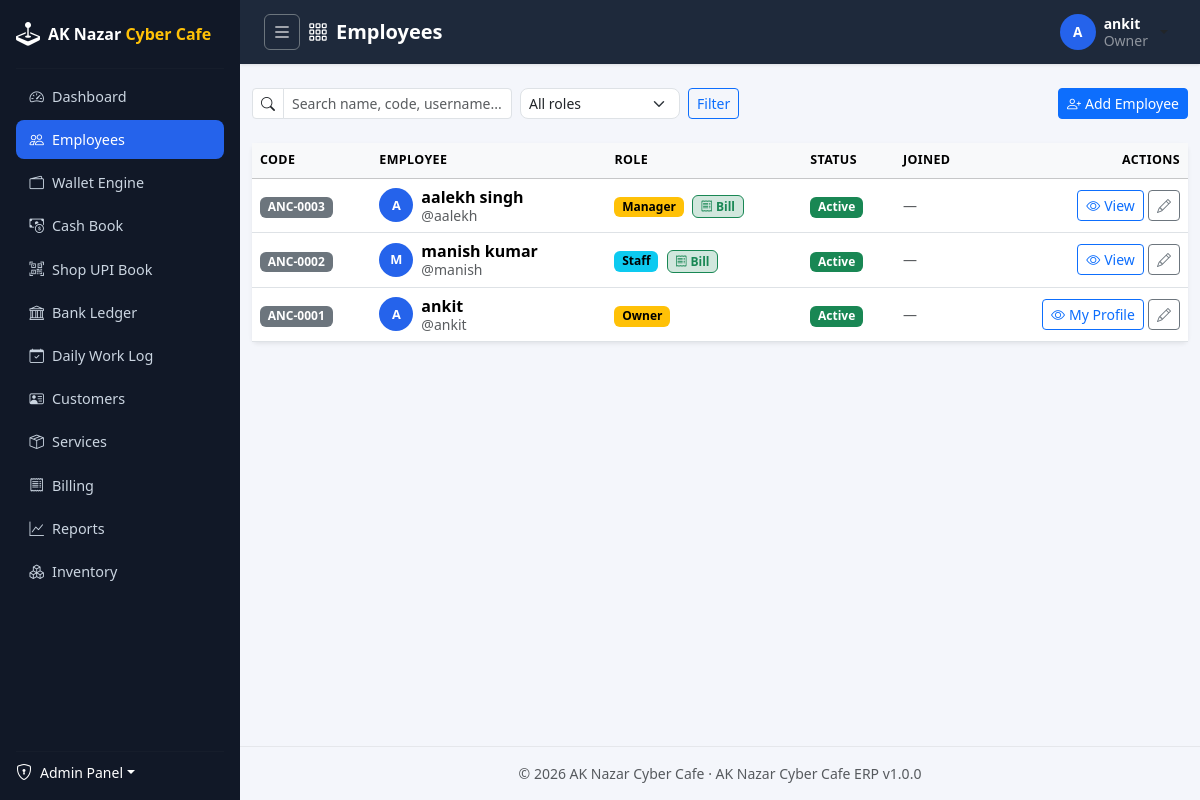
Screenshot of /employees/ (signed in) with the database file from the repository.
### apps/accounts/models/user.py (models this page shows, shortened)
class User(BaseModel, AbstractBaseUser, PermissionsMixin):
    username = models.CharField(max_length=150, unique=True, db_index=True)
    email = models.EmailField(unique=True, null=True, blank=True, db_index=True)
    phone = models.CharField(max_length=15, unique=True, null=True, blank=True)
    first_name = models.CharField(max_length=100, blank=True)
    last_name = models.CharField(max_length=100, blank=True)
    is_staff = models.BooleanField(default=False)
    date_joined = models.DateTimeField(auto_now_add=True)
    objects = UserManager()
    USERNAME_FIELD = "username"
    REQUIRED_FIELDS = []
    class Meta:
        ordering = ["-date_joined"]
        verbose_name = "User"
        verbose_name_plural = "Users"
    def get_full_name(self):
        full_name = " ".join(part for part in (self.first_name, self.last_name) if part).strip()
        return full_name or self.username
    def get_short_name(self):
        return self.first_name or self.username

### apps/employees/models/employee.py (models this page shows, shortened)
class Employee(BaseModel):
    user = models.OneToOneField(
        settings.AUTH_USER_MODEL,
        on_delete=models.CASCADE,
        related_name="employee",
        help_text="Login account this employee profile belongs to.",
    )
    employee_code = models.CharField(max_length=20, unique=True, editable=False, db_index=True)
    full_name = models.CharField(max_length=150)
    role = models.CharField(max_length=30, choices=Role.choices, default=Role.STAFF, db_index=True)
    status = models.CharField(
        max_length=30,
        choices=EmploymentStatus.choices,
        default=EmploymentStatus.ACTIVE,
        db_index=True,
    )
    gender = models.CharField(max_length=10, choices=Gender.choices, blank=True)
    date_of_birth = models.DateField(null=True, blank=True)
    date_of_joining = models.DateField(null=True, blank=True)
    personal_phone = models.CharField(max_length=15, blank=True)
    personal_email = models.EmailField(blank=True)
    emergency_contact_name = models.CharField(max_length=150, blank=True)
    emergency_contact_phone = models.CharField(max_length=15, blank=True)
    address_line = models.CharField(max_length=255, blank=True)
    city = models.CharField(max_length=100, blank=True)
    state = models.CharField(max_length=100, blank=True)
    pincode = models.CharField(max_length=10, blank=True)
    id_proof_type = models.CharField(max_length=20, choices=IdProofType.choices, blank=True)
    id_proof_number = models.CharField(max_length=50, blank=True)
    photo = models.ImageField(upload_to="employees/photos/", blank=True, null=True)
    notes = models.TextField(blank=True)
    hourly_rate = money_field(default=0, blank=True)
    can_create_bills = models.BooleanField(
        default=False,
        db_index=True,
        help_text="Grant counter billing & invoice creation access regardless of base role.",
    )
    can_manage_topup = models.BooleanField(
        default=False,
        db_index=True,
        help_text="Grant permission to perform wallet top-ups and owner cash deposit/withdrawal.",
    )
    can_collect_personal_upi = models.BooleanField(
        default=False,
        db_index=True,
        help_text="Allow staff to collect payments into their personal Staff UPI/Wallet during rush hours.",
    )
    can_record_expenses = models.BooleanField(
        default=False,
        db_index=True,
        help_text="Allow staff to record shop expenses from counter float or shop bank account.",
    )
    can_view_shop_finance = models.BooleanField(
        default=False,
        db_index=True,
        help_text="Allow staff to view Entire Shop Main Galla & Shop UPI Book.",
    )
    can_manage_permissions = models.BooleanField(
        default=False,
        db_index=True,
        help_text="Grant permission to assign and modify permissions for other employees.",
    )
    can_manage_customer_credit = models.BooleanField(
        default=False,
        db_index=True,
        help_text="Grant permission to set and modify customer credit limits.",
    )
    class Meta:
        ordering = ["-created_at"]
        verbose_name = "Employee"
        verbose_name_plural = "Employees"
        indexes = [
            models.Index(fields=["role", "status"]),
        ]
    @property
    def is_supervisor(self) -> bool:
        return self.role in (Role.OWNER, Role.MANAGER)

### apps/employees/views/employee.py (the view)
# urls.py: path("", employee_views.EmployeeListView.as_view(), name="list"),
class EmployeeListView(LoginRequiredMixin, PermissionRequiredMixin, ListView):
    permission_required = "employees.view_employee"
    template_name = "employees/employee_list.html"
    context_object_name = "employees"
    paginate_by = 20
    def get_queryset(self):
        queryset = EmployeeSelector.list_active()
        search = self.request.GET.get("q", "").strip()
        role = self.request.GET.get("role", "").strip()
        if search:
            queryset = queryset.filter(
                Q(full_name__icontains=search)
                | Q(employee_code__icontains=search)
                | Q(user__username__icontains=search)
            )
        if role and role in Role.values:
            queryset = queryset.filter(role=role)
        return queryset
    def get_context_data(self, **kwargs):
        context = super().get_context_data(**kwargs)
        context["page_title"] = "Employees"
        context["roles"] = Role.choices
        context["q"] = self.request.GET.get("q", "")
        context["selected_role"] = self.request.GET.get("role", "")
        context["can_view_all_profiles"] = user_can_view_all_profiles(self.request.user)
        context["can_manage_permissions"] = user_can_manage_permissions(self.request.user)
        return context

### apps/common/context_processors.py (called while the page is built)
def erp_context(request):
    return {
        "ERP_APP_NAME": settings.ERP_APP_NAME,
        "ERP_APP_VERSION": settings.ERP_APP_VERSION,
        "ERP_COMPANY_NAME": settings.ERP_COMPANY_NAME,
        "ERP_COMPANY_ADDRESS": settings.ERP_COMPANY_ADDRESS,
    }

### apps/common/managers.py (called while the page is built)
    def get_queryset(self):
        return super().get_queryset().filter(deleted_at__isnull=True)

### apps/employees/selectors/employee_selector.py (called while the page is built)
    @staticmethod
    def list_active():
        return Employee.objects.select_related("user").order_by("-created_at")

### apps/employees/services/role_service.py (called while the page is built, shortened)
def user_can_view_all_profiles(user) -> bool:
    if not user or not getattr(user, "is_authenticated", False):
        return False
    if getattr(user, "is_superuser", False):
        return True
    employee = getattr(user, "employee", None)
    if employee and employee.role in (Role.OWNER, Role.MANAGER, Role.ACCOUNTANT):
        return True
    return user.has_perm("employees.change_employee") or user.has_perm("employees.delete_employee")

def user_can_manage_permissions(user) -> bool:
    if not user or not getattr(user, "is_authenticated", False):
        return False
    if getattr(user, "is_superuser", False):
        return True

### templates/employees/employee_list.html (shortened to what this page needs)
{% extends "base.html" %}
{% block content %}
<div class="d-flex flex-wrap align-items-center justify-content-between gap-2 mb-4">
    <div class="d-flex gap-2 flex-wrap">
        <form method="get" class="d-flex gap-2 flex-wrap">
            <div class="input-group input-group-sm" style="width: 260px;">
                <span class="input-group-text bg-white"><i class="bi bi-search"></i></span>
                <input type="text" name="q" value="{{ q }}" class="form-control" placeholder="Search name, code, username...">
            </div>
            <select name="role" class="form-select form-select-sm" style="width: 160px;">
                <option value="">All roles</option>
            </select>
            <button type="submit" class="btn btn-sm btn-outline-primary">Filter</button>
        </form>
    </div>
    {% if perms.employees.add_employee %}
        <a href="{% url 'employees:create' %}" class="btn btn-primary btn-sm">
            <i class="bi bi-person-plus me-1"></i>Add Employee
        </a>
    {% endif %}
</div>
<div class="card shadow-sm border-0">
    <div class="table-responsive">
        <table class="table table-hover align-middle mb-0">
            <thead class="table-light">
                <tr>
                    <th scope="col">Code</th>
                    <th scope="col">Employee</th>
                    <th scope="col">Role</th>
                    <th scope="col">Status</th>
                    <th scope="col">Joined</th>
                    <th scope="col" class="text-end">Actions</th>
                </tr>
            </thead>
            <tbody>
                {% for employee in employees %}
                    <tr>
                        <td><span class="badge text-bg-secondary">{{ employee.employee_code }}</span></td>
                        <td>
                            <div class="d-flex align-items-center gap-2">
                                <span class="user-avatar-sm">{{ employee.full_name|slice:":1"|upper }}</span>
                                <div class="lh-sm">
                                    <span class="d-block fw-semibold">{{ employee.full_name }}</span>
                                    <span class="d-block small text-muted">@{{ employee.user.username }}</span>
                                </div>
                            </div>
                        </td>
                        <td>
                            <span class="badge text-bg-{% if employee.is_supervisor %}warning{% else %}info{% endif %}">{{ employee.get_role_display }}</span>
                            {% if employee.can_create_bills %}
                                <span class="badge bg-success-subtle text-success border border-success ms-1" title="Billing Access Granted">
                                    <i class="bi bi-receipt"></i> Bill
                                </span>
                            {% endif %}
                        </td>
                        <td>
                            <span class="badge {% if employee.status == 'ACTIVE' %}text-bg-success{% else %}text-bg-secondary{% endif %}">
                                {{ employee.get_status_display }}
                            </span>
                        </td>
                        <td class="text-muted small">{{ employee.date_of_joining|date:"d M Y"|default:"—" }}</td>
                        <td class="text-end">
                            {% if can_view_all_profiles or employee.user == request.user %}
                                <a href="{% url 'employees:detail' employee.pk %}" class="btn btn-sm btn-outline-primary" title="{% if employee.user == request.user %}View My Profile{% else %}View Profile{% endif %}">
                                    <i class="bi bi-eye me-1"></i>{% if employee.user == request.user %}My Profile{% else %}View{% endif %}
                                </a>
                            {% else %}
                                <span class="badge text-bg-light border text-muted small"><i class="bi bi-shield-lock me-1"></i>Restricted</span>
                            {% endif %}
                            {% if perms.employees.change_employee %}
                                <a href="{% url 'employees:update' employee.pk %}" class="btn btn-sm btn-outline-secondary" title="Edit">
                                    <i class="bi bi-pencil"></i>
                                </a>
                            {% endif %}
                        </td>
                    </tr>
                {% endfor %}
            </tbody>
        </table>
    </div>
</div>
{% endblock %}

### templates/includes/topbar.html (shortened to what this page needs)
<nav class="app-topbar d-flex align-items-center justify-content-between px-3 px-md-4">
    <div class="d-flex align-items-center gap-2">
        <button class="btn btn-sm btn-outline-light d-flex align-items-center justify-content-center p-2 rounded-2 border-secondary" type="button" id="sidebarToggle" title="Toggle Dashboard Sidebar (Expand/Collapse)" style="width: 36px; height: 36px;">
            <i class="bi bi-list fs-5"></i>
        </button>
        <h5 class="mb-0 text-white fw-semibold d-flex align-items-center">
            <i class="bi bi-grid-3x3-gap me-2"></i>{{ page_title|default:"Dashboard" }}
        </h5>
    </div>
    <div class="d-flex align-items-center gap-3">
        <div class="dropdown">
            <button class="btn btn-user dropdown-toggle d-flex align-items-center gap-2" type="button" data-bs-toggle="dropdown">
                <span class="user-avatar d-inline-flex align-items-center justify-content-center">
                    {{ request.user.get_short_name|slice:":1"|upper }}
                </span>
                <span class="d-none d-md-inline text-start lh-sm">
                    <span class="d-block small fw-semibold text-white">{{ request.user.get_full_name }}</span>
                    <span class="d-block small text-white-50">
                        {% if request.user.employee %}{{ request.user.employee.get_role_display }}{% else %}Administrator{% endif %}
                    </span>
                </span>
            </button>
        </div>
    </div>
</nav>

### static/css/site.css (style rules this page uses)
:root { --erp-sidebar-bg: #111827; --erp-sidebar-hover: #1f2937; --erp-sidebar-active: #2563eb; --erp-topbar-bg: #1e293b; --erp-accent: #2563eb; --erp-accent-warm: #f59e0b; --erp-content-bg: #f4f6fb; }
body { background: var(--erp-content-bg); font-family: "Segoe UI", system-ui, -apple-system, Roboto, "Helvetica Neue", sans-serif; }
.app-topbar { background: var(--erp-topbar-bg); min-height: 64px; box-shadow: 0 1px 3px rgba(0, 0, 0, 0.1); }
.btn-user { background: transparent; border: none; padding: 0.25rem 0.5rem; }
.user-avatar, .user-avatar-sm, .user-avatar-lg { display: inline-flex; align-items: center; justify-content: center; background: var(--erp-accent); color: #fff; font-weight: 700; border-radius: 50%; flex-shrink: 0; }
.user-avatar { width: 36px; height: 36px; font-size: 0.85rem; }
.user-avatar-sm { width: 34px; height: 34px; font-size: 0.8rem; }
.form-control, .form-select { border-radius: 0.5rem; }
.table thead th { font-size: 0.78rem; text-transform: uppercase; letter-spacing: 0.03em; }

### rows the page displays
User: user.get_short_name "A", user.get_full_name "ankit", user.employee.role "Owner"
Employee: employee_code "ANC-0003", full_name "A", full_name "aalekh singh", user.username "aalekh", role "Manager", can_create_bills True (drawn), status "Active", date_of_joining "—", shows "View"
Employee: employee_code "ANC-0002", full_name "M", full_name "manish kumar", user.username "manish", role "Staff", can_create_bills True (drawn), status "Active", date_of_joining "—", shows "View"
Employee: employee_code "ANC-0001", full_name "A", full_name "ankit", user.username "ankit", role "Owner", status "Active", date_of_joining "—", shows "My Profile"

### other values shown
{{ page_title|default:"Dashboard" }} "Employees"
{{ ERP_COMPANY_NAME }} "AK Nazar Cyber Cafe"
{{ ERP_APP_NAME }} "AK Nazar Cyber Cafe ERP"
{{ ERP_APP_VERSION }} "1.0.0"
